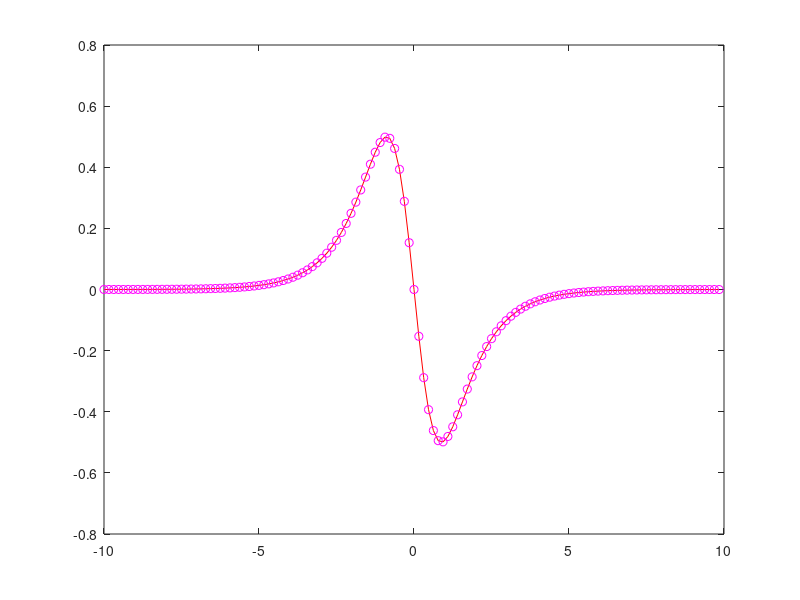

MATLAB code to generate this figure:
clear all; close all; clc;
%% first part of the lecture
L=20; % Domain
n=128; % points in the function

x2=linspace(-L/2,L/2,n+1);
x=x2(1:n); % we get rid of the last point because the last point is the same as the first

k=(2*pi/L)*[0:n/2-1 -n/2:-1];

u=exp(-x.^2); % my gaussian function

ut=fft(u); % fast fourier transform

plot(fftshift(k),abs(fftshift(ut))); % shifting the stuff


%% second part with a sech ecuation
L=20; % Domain
n=128; % points in the function

x2=linspace(-L/2,L/2,n+1);
x=x2(1:n); % we get rid of the last point because the last point is the same as the first

k=(2*pi/L)*[0:n/2-1 -n/2:-1];

u=sech(x);
ud=-sech(x).*tanh(x);
u2d=sech(x)-2*sech(x).^3

ut=fft(u); % fast fourier transform

% check out the algorithm, it's suppose to be a powerful one to
% spectral differentiate stuff
uds=ifft((i*k).*ut); % inverse fourier transform 
u2ds=ifft((i*k).^2.*ut);
ks=fftshift(k);
plot(x,ud,'r',x,uds,'mo')